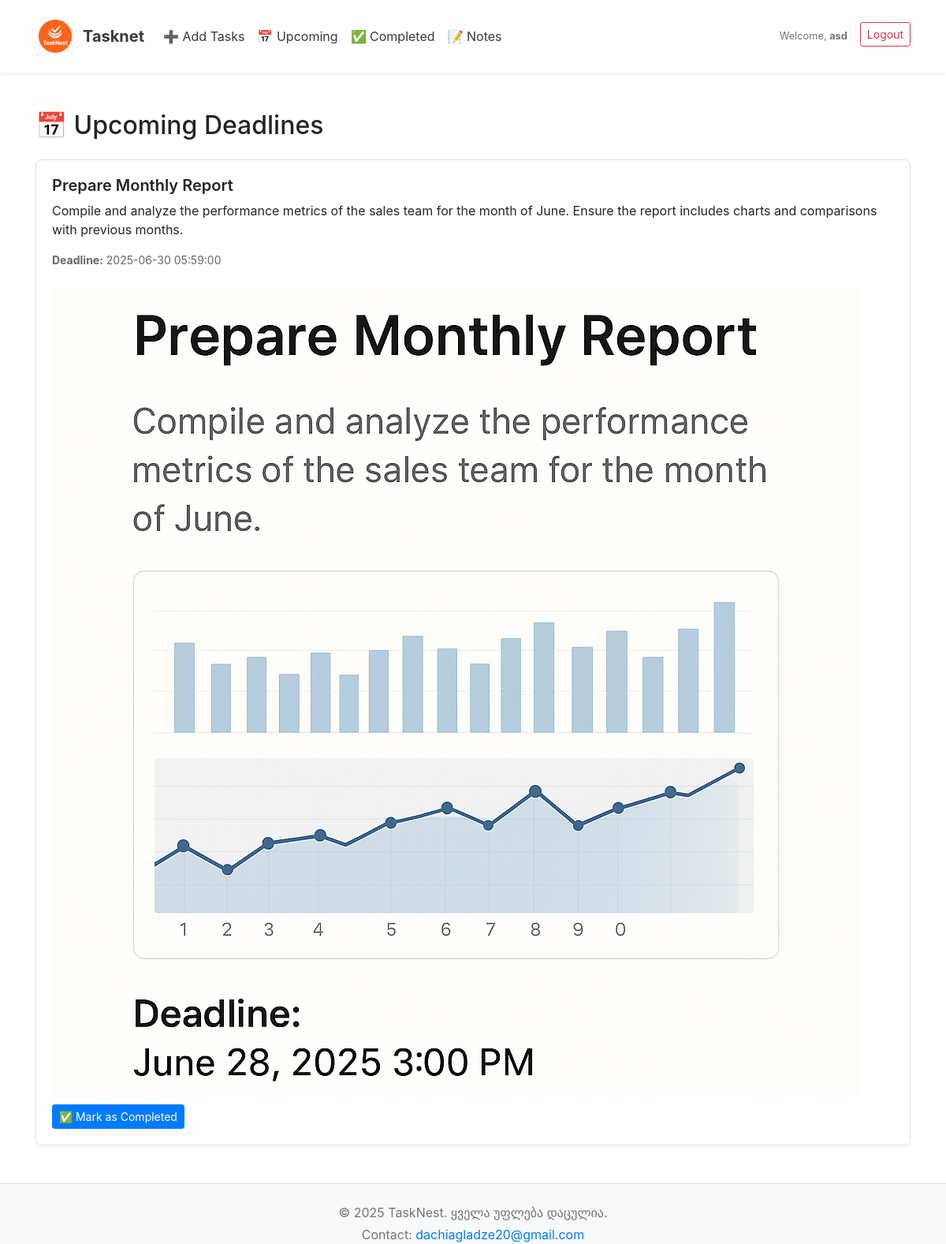
The page /tasks/upcomming (signed in) on the database its author committed.
### tables this page shows
CREATE TABLE task (
	id INTEGER NOT NULL, 
	created_at DATETIME, 
	deadline DATETIME, 
	title VARCHAR(200) NOT NULL, 
	description TEXT, 
	image VARCHAR(300), 
	author VARCHAR(150) NOT NULL, is_completed BOOLEAN DEFAULT 0, notes TEXT, 
	PRIMARY KEY (id)
);

### main.py (the view)
@app.route('/tasks/upcomming')
def upccomming():
    username = session.get('username')
    if not username:
        return redirect(url_for('sign_in'))
    conn = sqlite3.connect('tasknest.db')
    cursor = conn.cursor()
    now = datetime.now().strftime('%Y-%m-%d %H:%M:%S')
    cursor.execute("""
        SELECT title, description, deadline, image, id
        FROM task
        WHERE author = ? AND deadline >= ? AND is_completed = 0
        ORDER BY deadline ASC
    """, (username, now))
    tasks = cursor.fetchall()
    conn.close()
    return render_template('upcomming_tasks.html', tasks=tasks)

### templates/upcomming_tasks.html (shortened to what this page needs)
<!DOCTYPE html>
<html lang="en">
<head>
    <link rel="stylesheet" href="https://cdn.jsdelivr.net/npm/bootstrap@4.4.1/dist/css/bootstrap.min.css">
</head>
<body>
{% include "header.html" %}
<div class="container mt-5">
    <h2 class="mb-4">📅 Upcoming Deadlines</h2>
    {% if tasks %}
        {% for task in tasks %}
            <div class="task-item border">
                <a class="task-link" href="{{ url_for('view_task', task_id=task[4]) }}">
                    <h5 class="task-title">{{ task[0] }}</h5>
                    <p>{{ task[1] }}</p>
                    <p class="task-deadline"><strong>Deadline:</strong> {{ task[2] }}</p>
                    {% if task[3] %}
                        <img src="{{ url_for('static', filename=task[3].replace('static/', '')) }}" alt="Task Image" class="task-image">
                    {% endif %}
                </a>
                <div class="action-buttons">
                    <form action="{{ url_for('complete_task', task_id=task[4]) }}" method="POST" onsubmit="return confirm('Are you sure you want to mark this task as completed?');">
                        <button type="submit" class="btn btn-primary btn-sm">✅ Mark as Completed</button>
                    </form>
                </div>
            </div>
        {% endfor %}
    {% else %}
        <p>No upcoming tasks found.</p>
    {% endif %}
</div>
{% include "footer.html" %}
</body>
</html>

### templates/header.html (shortened to what this page needs)
<nav class="navbar navbar-expand-lg navbar-light bg-white shadow-sm py-3">
  <div class="container">
    <a class="navbar-brand d-flex align-items-center" href="/">
      <img src="/static/logo.png" alt="Tasknet Logo" style="width: 50px; height: auto; margin-right: 10px;">
      <span class="font-weight-bold text-dark">Tasknet</span>
    </a>
    <div class="collapse navbar-collapse" id="navbarNavDropdown">
      <ul class="navbar-nav mr-auto">
        <li class="nav-item">
          <a class="nav-link text-dark font-weight-medium" href="/add/tasks">➕ Add Tasks</a>
        </li>
        <li class="nav-item">
          <a class="nav-link text-dark font-weight-medium" href="/tasks/upcomming">📅 Upcoming</a>
        </li>
        <li class="nav-item">
          <a class="nav-link text-dark font-weight-medium" href="/tasks/completed">✅ Completed</a>
        </li>
        <li class="nav-item">
          <a class="nav-link text-dark font-weight-medium" href="/task/notes">📝 Notes</a>
        </li>
      </ul>
      <ul class="navbar-nav ml-auto">
        {% if session.username %}
        <li class="nav-item d-flex align-items-center mr-2">
          <span class="nav-link text-muted small">Welcome, <strong>{{ session.username }}</strong></span>
        </li>
        <li class="nav-item">
          <a class="btn btn-outline-danger btn-sm" href="/logout">Logout</a>
        </li>
        {% endif %}
      </ul>
    </div>
  </div>
</nav>

### templates/footer.html
<footer class="bg-light text-center text-lg-start mt-5 border-top pt-4">
    <div class="container">
        <p class="mb-1 text-muted">
            &copy; 2025 TaskNest. ყველა უფლება დაცულია.
        </p>
        <p class="mb-0 text-muted">
            Contact: <a href="mailto:dachiagladze20@gmail.com">dachiagladze20@gmail.com</a>
        </p>
    </div>
</footer>

### templates/upcomming_tasks.html (style rules this page uses)
a.task-link { text-decoration: none; color: inherit; }
.task-image { max-width: 100%; height: auto; border-radius: 5px; margin-top: 10px; }
.task-item { padding: 20px; border-radius: 8px; margin-bottom: 15px; box-shadow: 0 2px 6px rgba(0, 0, 0, 0.05); transition: box-shadow 0.2s; }
.task-title { font-weight: 600; }
.task-deadline { color: #666; font-size: 14px; }
.action-buttons { margin-top: 10px; }

### rows shown on the page
task: username "asd", title "Prepare Monthly Report", description "Compile and analyze the performance metrics of the sales team for the month of June. Ensure the report includes charts and comparisons with previous months.", deadline "2025-06-30 05:59:00", image (picture)
